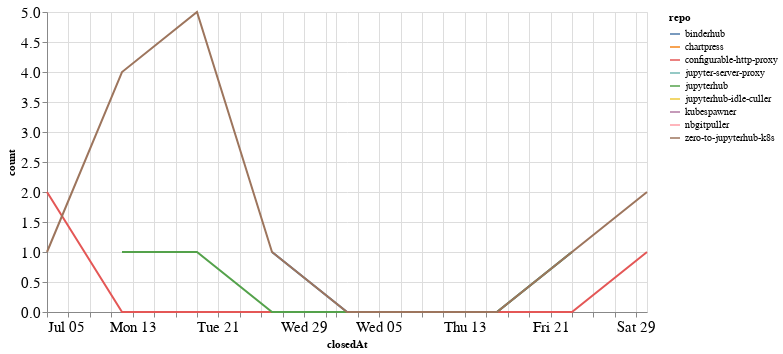

Notebook code for this chart:
### Code cell
closed_by_time = closed_by.groupby('repo').resample('W', on='closedAt').count()['author'].reset_index()
closed_by_time = closed_by_time.rename(columns={'author': 'count'})

alt.Chart(closed_by_time, width=600).mark_line().encode(
    x='closedAt',
    y='count',
    color='repo',
    tooltip="repo"
)

### Figure 1 — Vega-Lite specification as saved in the notebook (floating-point values rounded to 4 significant figures)
{"config": {"axisLeft": {"labelFontSize": 15}, "axisBottom": {"labelFontSize": 15}}, "data": {"name": "data-df8dbcf9b6b09ea50fc799b46417d08e"}, "mark": "line", "encoding": {"color": {"type": "nominal", "field": "repo"}, "tooltip": {"type": "nominal", "field": "repo"}, "x": {"type": "temporal", "field": "closedAt"}, "y": {"type": "quantitative", "field": "count"}}, "width": 600, "$schema": "https://vega.github.io/schema/vega-lite/v4.8.1.json", "datasets": {"data-df8dbcf9b6b09ea50fc799b46417d08e": [{"repo": "binderhub", "closedAt": "2020-07-26T00:00:00", "count": 1}, {"repo": "binderhub", "closedAt": "2020-08-02T00:00:00", "count": 0}, {"repo": "binderhub", "closedAt": "2020-08-09T00:00:00", "count": 0}, {"repo": "binderhub", "closedAt": "2020-08-16T00:00:00", "count": 0}, {"repo": "binderhub", "closedAt": "2020-08-23T00:00:00", "count": 1}, {"repo": "chartpress", "closedAt": "2020-07-19T00:00:00", "count": 1}, {"repo": "configurable-http-proxy", "closedAt": "2020-07-05T00:00:00", "count": 2}, {"repo": "configurable-http-proxy", "closedAt": "2020-07-12T00:00:00", "count": 0}, {"repo": "configurable-http-proxy", "closedAt": "2020-07-19T00:00:00", "count": 0}, {"repo": "configurable-http-proxy", "closedAt": "2020-07-26T00:00:00", "count": 0}, {"repo": "configurable-http-proxy", "closedAt": "2020-08-02T00:00:00", "count": 0}, {"repo": "configurable-http-proxy", "closedAt": "2020-08-09T00:00:00", "count": 0}, {"repo": "configurable-http-proxy", "closedAt": "2020-08-16T00:00:00", "count": 0}, {"repo": "configurable-http-proxy", "closedAt": "2020-08-23T00:00:00", "count": 0}, {"repo": "configurable-http-proxy", "closedAt": "2020-08-30T00:00:00", "count": 1}, {"repo": "jupyter-server-proxy", "closedAt": "2020-08-02T00:00:00", "count": 1}, {"repo": "jupyterhub", "closedAt": "2020-07-12T00:00:00", "count": 1}, {"repo": "jupyterhub", "closedAt": "2020-07-19T00:00:00", "count": 1}, {"repo": "jupyterhub", "closedAt": "2020-07-26T00:00:00", "count": 0}, {"repo": "jupyterhub", "closedAt": "2020-08-02T00:00:00", "count": 0}, {"repo": "jupyterhub", "closedAt": "2020-08-09T00:00:00", "count": 0}, {"repo": "jupyterhub", "closedAt": "2020-08-16T00:00:00", "count": 0}, {"repo": "jupyterhub", "closedAt": "2020-08-23T00:00:00", "count": 1}, {"repo": "jupyterhub-idle-culler", "closedAt": "2020-08-23T00:00:00", "count": 1}, {"repo": "kubespawner", "closedAt": "2020-07-19T00:00:00", "count": 1}, {"repo": "nbgitpuller", "closedAt": "2020-08-02T00:00:00", "count": 4}, {"repo": "zero-to-jupyterhub-k8s", "closedAt": "2020-07-05T00:00:00", "count": 1}, {"repo": "zero-to-jupyterhub-k8s", "closedAt": "2020-07-12T00:00:00", "count": 4}, {"repo": "zero-to-jupyterhub-k8s", "closedAt": "2020-07-19T00:00:00", "count": 5}, {"repo": "zero-to-jupyterhub-k8s", "closedAt": "2020-07-26T00:00:00", "count": 1}, {"repo": "zero-to-jupyterhub-k8s", "closedAt": "2020-08-02T00:00:00", "count": 0}, {"repo": "zero-to-jupyterhub-k8s", "closedAt": "2020-08-09T00:00:00", "count": 0}, {"repo": "zero-to-jupyterhub-k8s", "closedAt": "2020-08-16T00:00:00", "count": 0}, {"repo": "zero-to-jupyterhub-k8s", "closedAt": "2020-08-23T00:00:00", "count": 1}, {"repo": "zero-to-jupyterhub-k8s", "closedAt": "2020-08-30T00:00:00", "count": 2}]}}
